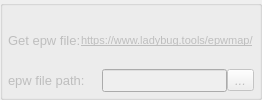
             <widget class="QGroupBox" name="groupBox">
              <property name="sizePolicy">
               <sizepolicy hsizetype="Expanding" vsizetype="Maximum">
                <horstretch>0</horstretch>
                <verstretch>0</verstretch>
               </sizepolicy>
              </property>
              <property name="title">
               <string/>
              </property>
              <layout class="QGridLayout" name="gridLayout_6">
               <property name="leftMargin">
                <number>5</number>
               </property>
               <property name="topMargin">
                <number>5</number>
               </property>
               <property name="rightMargin">
                <number>5</number>
               </property>
               <property name="bottomMargin">
                <number>5</number>
               </property>
               <property name="verticalSpacing">
                <number>7</number>
               </property>
               <item row="2" column="0">
                <layout class="QVBoxLayout" name="verticalLayout_12">
                 <item>
                  <layout class="QHBoxLayout" name="horizontalLayout_15">
                   <item>
                    <widget class="QLabel" name="label_1_Get_epw_file">
                     <property name="enabled">
                      <bool>false</bool>
                     </property>
                     <property name="font">
                      <font>
                       <pointsize>10</pointsize>
                       <italic>false</italic>
                      </font>
                     </property>
                     <property name="toolTip">
                      <string>Click the link to get the epw file</string>
                     </property>
                     <property name="text">
                      <string>Get epw file:</string>
                     </property>
                    </widget>
                   </item>
                   <item>
                    <widget class="QLabel" name="label_1_epw_map_link">
                     <property name="enabled">
                      <bool>false</bool>
                     </property>
                     <property name="sizePolicy">
                      <sizepolicy hsizetype="Maximum" vsizetype="Preferred">
                       <horstretch>0</horstretch>
                       <verstretch>0</verstretch>
                      </sizepolicy>
                     </property>
                     <property name="font">
                      <font>
                       <pointsize>8</pointsize>
                       <italic>false</italic>
                       <underline>true</underline>
                      </font>
                     </property>
                     <property name="toolTip">
                      <string>Click to donwload the epw file</string>
                     </property>
                     <property name="toolTipDuration">
                      <number>50</number>
                     </property>
                     <property name="frameShape">
                      <enum>QFrame::NoFrame</enum>
                     </property>
                     <property name="frameShadow">
                      <enum>QFrame::Plain</enum>
                     </property>
                     <property name="text">
                      <string>https://www.ladybug.tools/epwmap/</string>
                     </property>
                    </widget>
                   </item>
                  </layout>
                 </item>
                 <item>
                  <layout class="QHBoxLayout" name="horizontalLayout_14">
                   <item>
                    <widget class="QLabel" name="label_1_epw_path">
                     <property name="enabled">
                      <bool>false</bool>
                     </property>
                     <property name="font">
                      <font>
                       <pointsize>10</pointsize>
                       <italic>false</italic>
                      </font>
                     </property>
                     <property name="toolTip">
                      <string>After downloading the epw file, 
indicate its path on your machine</string>
                     </property>
                     <property name="text">
                      <string>epw file path:</string>
                     </property>
                    </widget>
                   </item>
                   <item>
                    <widget class="QLineEdit" name="lineEdit_1_epw_path">
                     <property name="enabled">
                      <bool>false</bool>
                     </property>
                     <property name="sizePolicy">
                      <sizepolicy hsizetype="Maximum" vsizetype="Fixed">
                       <horstretch>0</horstretch>
                       <verstretch>0</verstretch>
                      </sizepolicy>
                     </property>
                     <property name="font">
                      <font>
                       <pointsize>10</pointsize>
                       <italic>true</italic>
                      </font>
                     </property>
                     <property name="toolTip">
                      <string>The epw file path on your machine</string>
                     </property>
                    </widget>
                   </item>
                   <item>
                    <widget class="QToolButton" name="toolButton_1_epw_path">
                     <property name="enabled">
                      <bool>false</bool>
                     </property>
                     <property name="font">
                      <font>
                       <pointsize>10</pointsize>
                       <italic>true</italic>
                      </font>
                     </property>
                     <property name="toolTip">
                      <string>Indicate the path of the epw file</string>
                     </property>
                     <property name="text">
                      <string>...</string>
                     </property>
                    </widget>
                   </item>
                  </layout>
                 </item>
                </layout>
               </item>
              </layout>
             </widget>
